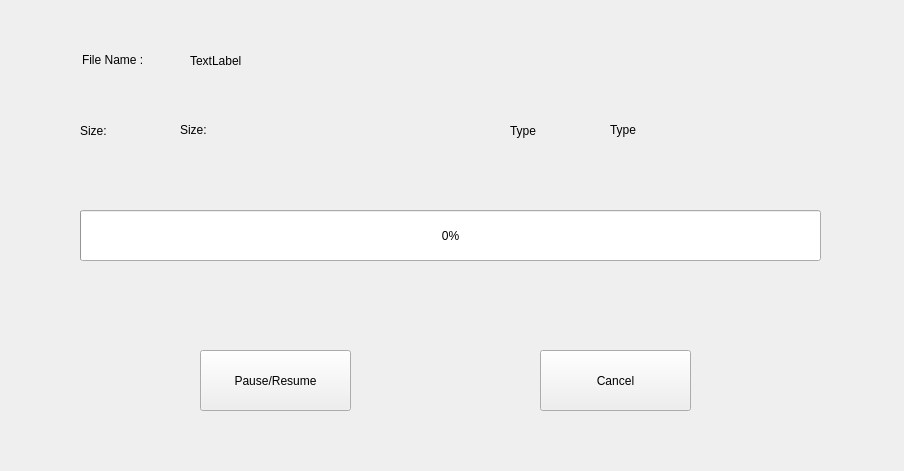
<?xml version="1.0" encoding="UTF-8"?>
<ui version="4.0">
 <class>Form</class>
 <widget class="QWidget" name="Form">
  <property name="geometry">
   <rect>
    <x>0</x>
    <y>0</y>
    <width>904</width>
    <height>471</height>
   </rect>
  </property>
  <property name="windowTitle">
   <string>Form</string>
  </property>
  <property name="styleSheet">
   <string notr="true">/*
 * The MIT License (MIT)
 *
 * Copyright (c) &lt;2013-2014&gt; &lt;Colin Duquesnoy&gt;
 *
 * Permission is hereby granted, free of charge, to any person obtaining a copy
 * of this software and associated documentation files (the &quot;Software&quot;), to deal
 * in the Software without restriction, including without limitation the rights
 * to use, copy, modify, merge, publish, distribute, sublicense, and/or sell
 * copies of the Software, and to permit persons to whom the Software is
 * furnished to do so, subject to the following conditions:

 * The above copyright notice and this permission notice shall be included in
 * all copies or substantial portions of the Software.

 * THE SOFTWARE IS PROVIDED &quot;AS IS&quot;, WITHOUT WARRANTY OF ANY KIND, EXPRESS OR
 * IMPLIED, INCLUDING BUT NOT LIMITED TO THE WARRANTIES OF MERCHANTABILITY,
 * FITNESS FOR A PARTICULAR PURPOSE AND NONINFRINGEMENT. IN NO EVENT SHALL THE
 * AUTHORS OR COPYRIGHT HOLDERS BE LIABLE FOR ANY CLAIM, DAMAGES OR OTHER
 * LIABILITY, WHETHER IN AN ACTION OF CONTRACT, TORT OR OTHERWISE, ARISING FROM,
 * OUT OF OR IN CONNECTION WITH THE SOFTWARE OR THE USE OR OTHER DEALINGS IN
 * THE SOFTWARE.
 */
QToolTip
{
    border: 1px solid #76797C;
    background-color: rgb(90, 102, 117);;
    color: white;
    padding: 5px;
    opacity: 200;
}

QWidget
{
    color: #eff0f1;
    background-color: #31363b;
    selection-background-color:#3daee9;
    selection-color: #eff0f1;
    background-clip: border;
    border-image: none;
    border: 0px transparent black;
    outline: 0;
}

QWidget:item:hover
{
    background-color: #3daee9;
    color: #eff0f1;
}

QWidget:item:selected
{
    background-color: #3daee9;
}

QRadioButton
{
    spacing: 5px;
    outline: none;
    color: #eff0f1;
    margin-bottom: 2px;
}

QRadioButton:disabled
{
    color: #76797C;
}
QRadioButton::indicator
{
    width: 21px;
    height: 21px;
}

QRadioButton::indicator:unchecked
{
    image: url(:/qss_icons/Dark_rc/radio_unchecked.png);
}


QRadioButton::indicator:unchecked:hover,
QRadioButton::indicator:unchecked:focus,
QRadioButton::indicator:unchecked:pressed
{
    border: none;
    outline: none;
    image: url(:/qss_icons/Dark_rc/radio_unchecked_focus.png);
}

QRadioButton::indicator:checked
{
    border: none;
    outline: none;
    image: url(:/qss_icons/Dark_rc/radio_checked.png);
}

QRadioButton::indicator:checked:hover,
QRadioButton::indicator:checked:focus,
QRadioButton::indicator:checked:pressed
{
    border: none;
    outline: none;
    image: url(:/qss_icons/Dark_rc/radio_checked_focus.png);
}

QRadioButton::indicator:checked:disabled
{
    outline: none;
    image: url(:/qss_icons/Dark_rc/radio_checked_disabled.png);
}

QRadioButton::indicator:unchecked:disabled
{
    image: url(:/qss_icons/Dark_rc/radio_unchecked_disabled.png);
}


QMenuBar
{
    background-color: #31363b;
    color: #eff0f1;
}

QMenuBar::item
{
    background: transparent;
}

QMenuBar::item:selected
{
    background: transparent;
    border: 1px solid #76797C;
}

QMenuBar::item:pressed
{
    border: 1px solid #76797C;
    background-color: #3daee9;
    color: #eff0f1;
    margin-bottom:-1px;
    padding-bottom:1px;
}

QMenu
{
    border: 1px solid #76797C;
    color: #eff0f1;
    margin: 2px;
}

QMenu::icon
{
    margin: 5px;
}

QMenu::item
{
    padding: 5px 30px 5px 30px;
    margin-left: 5px;
    border: 1px solid transparent; /* reserve space for selection border */
}

QMenu::item:selected
{
    color: #eff0f1;
}

QMenu::separator {
    height: 2px;
    background: lightblue;
    margin-left: 10px;
    margin-right: 5px;
}

QMenu::indicator {
    width: 18px;
    height: 18px;
}

/* non-exclusive indicator = check box style indicator
   (see QActionGroup::setExclusive) */
QMenu::indicator:non-exclusive:unchecked {
    image: url(:/qss_icons/Dark_rc/checkbox_unchecked.png);
}

QMenu::indicator:non-exclusive:unchecked:selected {
    image: url(:/qss_icons/Dark_rc/checkbox_unchecked_disabled.png);
}

QMenu::indicator:non-exclusive:checked {
    image: url(:/qss_icons/Dark_rc/checkbox_checked.png);
}

QMenu::indicator:non-exclusive:checked:selected {
    image: url(:/qss_icons/Dark_rc/checkbox_checked_disabled.png);
}

/* exclusive indicator = radio button style indicator (see QActionGroup::setExclusive) */
QMenu::indicator:exclusive:unchecked {
    image: url(:/qss_icons/Dark_rc/radio_unchecked.png);
}

QMenu::indicator:exclusive:unchecked:selected {
    image: url(:/qss_icons/Dark_rc/radio_unchecked_disabled.png);
}

QMenu::indicator:exclusive:checked {
    image: url(:/qss_icons/Dark_rc/radio_checked.png);
}

QMenu::indicator:exclusive:checked:selected {
    image: url(:/qss_icons/Dark_rc/radio_checked_disabled.png);
}

QMenu::right-arrow {
    margin: 5px;
    image: url(:/qss_icons/Dark_rc/right_arrow.png)
}


QWidget:disabled
{
    color: #454545;
    background-color: #31363b;
}

QAbstractItemView
{
    alternate-background-color: #31363b;
    color: #eff0f1;
    border: 1px solid 3A3939;
    border-radius: 2px;
}

QWidget:focus, QMenuBar:focus
{
    border: 1px solid #3daee9;
}

QTabWidget:focus, QCheckBox:focus, QRadioButton:focus, QSlider:focus
{
    border: none;
}

QLineEdit
{
    background-color: #232629;
    padding: 5px;
    border-style: solid;
    border: 1px solid #76797C;
    border-radius: 2px;
    color: #eff0f1;
}

QGroupBox {
    border:1px solid #76797C;
    border-radius: 2px;
    margin-top: 20px;
}

QGroupBox::title {
    subcontrol-origin: margin;
    subcontrol-position: top center;
    padding-left: 10px;
    padding-right: 10px;
    padding-top: 10px;
}

QAbstractScrollArea
{
    border-radius: 2px;
    border: 1px solid #76797C;
    background-color: transparent;
}

QScrollBar:horizontal
{
    height: 15px;
    margin: 3px 15px 3px 15px;
    border: 1px transparent #2A2929;
    border-radius: 4px;
    background-color: #2A2929;
}

QScrollBar::handle:horizontal
{
    background-color: #605F5F;
    min-width: 5px;
    border-radius: 4px;
}

QScrollBar::add-line:horizontal
{
    margin: 0px 3px 0px 3px;
    border-image: url(:/qss_icons/Dark_rc/right_arrow_disabled.png);
    width: 10px;
    height: 10px;
    subcontrol-position: right;
    subcontrol-origin: margin;
}

QScrollBar::sub-line:horizontal
{
    margin: 0px 3px 0px 3px;
    border-image: url(:/qss_icons/Dark_rc/left_arrow_disabled.png);
    height: 10px;
    width: 10px;
    subcontrol-position: left;
    subcontrol-origin: margin;
}

QScrollBar::add-line:horizontal:hover,QScrollBar::add-line:horizontal:on
{
    border-image: url(:/qss_icons/Dark_rc/right_arrow.png);
    height: 10px;
    width: 10px;
    subcontrol-position: right;
    subcontrol-origin: margin;
}


QScrollBar::sub-line:horizontal:hover, QScrollBar::sub-line:horizontal:on
{
    border-image: url(:/qss_icons/Dark_rc/left_arrow.png);
    height: 10px;
    width: 10px;
    subcontrol-position: left;
    subcontrol-origin: margin;
}

QScrollBar::up-arrow:horizontal, QScrollBar::down-arrow:horizontal
{
    background: none;
}


QScrollBar::add-page:horizontal, QScrollBar::sub-page:horizontal
{
    background: none;
}

QScrollBar:vertical
{
    background-color: #2A2929;
    width: 15px;
    margin: 15px 3px 15px 3px;
    border: 1px transparent #2A2929;
    border-radius: 4px;
}

QScrollBar::handle:vertical
{
    background-color: #605F5F;
    min-height: 5px;
    border-radius: 4px;
}

QScrollBar::sub-line:vertical
{
    margin: 3px 0px 3px 0px;
    border-image: url(:/qss_icons/Dark_rc/up_arrow_disabled.png);
    height: 10px;
    width: 10px;
    subcontrol-position: top;
    subcontrol-origin: margin;
}

QScrollBar::add-line:vertical
{
    margin: 3px 0px 3px 0px;
    border-image: url(:/qss_icons/Dark_rc/down_arrow_disabled.png);
    height: 10px;
    width: 10px;
    subcontrol-position: bottom;
    subcontrol-origin: margin;
}

QScrollBar::sub-line:vertical:hover,QScrollBar::sub-line:vertical:on
{

    border-image: url(:/qss_icons/Dark_rc/up_arrow.png);
    height: 10px;
    width: 10px;
    subcontrol-position: top;
    subcontrol-origin: margin;
}


QScrollBar::add-line:vertical:hover, QScrollBar::add-line:vertical:on
{
    border-image: url(:/qss_icons/Dark_rc/down_arrow.png);
    height: 10px;
    width: 10px;
    subcontrol-position: bottom;
    subcontrol-origin: margin;
}

QScrollBar::up-arrow:vertical, QScrollBar::down-arrow:vertical
{
    background: none;
}


QScrollBar::add-page:vertical, QScrollBar::sub-page:vertical
{
    background: none;
}

QTextEdit
{
    background-color: #232629;
    color: #eff0f1;
    border: 1px solid #76797C;
}

QPlainTextEdit
{
    background-color: #232629;;
    color: #eff0f1;
    border-radius: 2px;
    border: 1px solid #76797C;
}

QHeaderView::section
{
    background-color: #76797C;
    color: #eff0f1;
    padding: 5px;
    border: 1px solid #76797C;
}

QSizeGrip {
    image: url(:/qss_icons/Dark_rc/sizegrip.png);
    width: 12px;
    height: 12px;
}


QMainWindow::separator
{
    background-color: #31363b;
    color: white;
    padding-left: 4px;
    spacing: 2px;
    border: 1px dashed #76797C;
}

QMainWindow::separator:hover
{

    background-color: #787876;
    color: white;
    padding-left: 4px;
    border: 1px solid #76797C;
    spacing: 2px;
}


QMenu::separator
{
    height: 1px;
    background-color: #76797C;
    color: white;
    padding-left: 4px;
    margin-left: 10px;
    margin-right: 5px;
}


QFrame
{
    border-radius: 2px;
    border: 1px solid #76797C;
}

QFrame[frameShape=&quot;0&quot;]
{
    border-radius: 2px;
    border: 1px transparent #76797C;
}

QStackedWidget
{
    border: 1px transparent black;
}

QToolBar {
    border: 1px transparent #393838;
    background: 1px solid #31363b;
    font-weight: bold;
}

QToolBar::handle:horizontal {
    image: url(:/qss_icons/Dark_rc/Hmovetoolbar.png);
}
QToolBar::handle:vertical {
    image: url(:/qss_icons/Dark_rc/Vmovetoolbar.png);
}
QToolBar::separator:horizontal {
    image: url(:/qss_icons/Dark_rc/Hsepartoolbar.png);
}
QToolBar::separator:vertical {
    image: url(:/qss_icons/Dark_rc/Vsepartoolbar.png);
}
QToolButton#qt_toolbar_ext_button {
    background: #58595a
}

QPushButton
{
    color: #eff0f1;
    background-color: #31363b;
    border-width: 1px;
    border-color: #76797C;
    border-style: solid;
    padding: 5px;
    border-radius: 2px;
    outline: none;
}

QPushButton:disabled
{
    background-color: #31363b;
    border-width: 1px;
    border-color: #454545;
    border-style: solid;
    padding-top: 5px;
    padding-bottom: 5px;
    padding-left: 10px;
    padding-right: 10px;
    border-radius: 2px;
    color: #454545;
}

QPushButton:focus {
    background-color: #3daee9;
    color: white;
}

QPushButton:pressed
{
    background-color: #3daee9;
    padding-top: -15px;
    padding-bottom: -17px;
}

QComboBox
{
    selection-background-color: #3daee9;
    border-style: solid;
    border: 1px solid #76797C;
    border-radius: 2px;
    padding: 5px;
    min-width: 75px;
}

QPushButton:checked{
    background-color: #76797C;
    border-color: #6A6969;
}

QComboBox:hover,QPushButton:hover,QAbstractSpinBox:hover,QLineEdit:hover,QTextEdit:hover,QPlainTextEdit:hover,QAbstractView:hover,QTreeView:hover
{
    border: 1px solid #3daee9;
    color: #eff0f1;
}

QComboBox:on
{
    padding-top: 3px;
    padding-left: 4px;
    selection-background-color: #4a4a4a;
}

QComboBox QAbstractItemView
{
    background-color: #232629;
    border-radius: 2px;
    border: 1px solid #76797C;
    selection-background-color: #3daee9;
}

QComboBox::drop-down
{
    subcontrol-origin: padding;
    subcontrol-position: top right;
    width: 15px;

    border-left-width: 0px;
    border-left-color: darkgray;
    border-left-style: solid;
    border-top-right-radius: 3px;
    border-bottom-right-radius: 3px;
}

QComboBox::down-arrow
{
    image: url(:/qss_icons/Dark_rc/down_arrow_disabled.png);
}

QComboBox::down-arrow:on, QComboBox::down-arrow:hover,
QComboBox::down-arrow:focus
{
    image: url(:/qss_icons/Dark_rc/down_arrow.png);
}

QAbstractSpinBox {
    padding: 5px;
    border: 1px solid #76797C;
    background-color: #232629;
    color: #eff0f1;
    border-radius: 2px;
    min-width: 75px;
}

QAbstractSpinBox:up-button
{
    background-color: transparent;
    subcontrol-origin: border;
    subcontrol-position: center right;
}

QAbstractSpinBox:down-button
{
    background-color: transparent;
    subcontrol-origin: border;
    subcontrol-position: center left;
}

QAbstractSpinBox::up-arrow,QAbstractSpinBox::up-arrow:disabled,QAbstractSpinBox::up-arrow:off {
    image: url(:/qss_icons/Dark_rc/up_arrow_disabled.png);
    width: 10px;
    height: 10px;
}
QAbstractSpinBox::up-arrow:hover
{
    image: url(:/qss_icons/Dark_rc/up_arrow.png);
}


QAbstractSpinBox::down-arrow,QAbstractSpinBox::down-arrow:disabled,QAbstractSpinBox::down-arrow:off
{
    image: url(:/qss_icons/Dark_rc/down_arrow_disabled.png);
    width: 10px;
    height: 10px;
}
QAbstractSpinBox::down-arrow:hover
{
    image: url(:/qss_icons/Dark_rc/down_arrow.png);
}


QLabel
{
    border: 0px solid black;
}

QTabWidget{
    border: 0px transparent black;
}

QTabWidget::pane {
    border: 1px solid #76797C;
    padding: 5px;
    margin: 0px;
}

QTabBar
{
    qproperty-drawBase: 0;
    left: 5px; /* move to the right by 5px */
    border-radius: 3px;
}

QTabBar:focus
{
    border: 0px transparent black;
}

QTabBar::close-button  {
    image: url(:/qss_icons/Dark_rc/close.png);
    background: transparent;
}

QTabBar::close-button:hover
{
    image: url(:/qss_icons/Dark_rc/close-hover.png);
    background: transparent;
}

QTabBar::close-button:pressed {
    image: url(:/qss_icons/Dark_rc/close-pressed.png);
    background: transparent;
}

/* TOP TABS */
QTabBar::tab:top {
    color: #eff0f1;
    border: 1px solid #76797C;
    border-bottom: 1px transparent black;
    background-color: #31363b;
    padding: 5px;
    min-width: 50px;
    border-top-left-radius: 2px;
    border-top-right-radius: 2px;
}

QTabBar::tab:top:!selected
{
    color: #eff0f1;
    background-color: #54575B;
    border: 1px solid #76797C;
    border-bottom: 1px transparent black;
    border-top-left-radius: 2px;
    border-top-right-radius: 2px;    
}

QTabBar::tab:top:!selected:hover {
    background-color: #3daee9;
}

/* BOTTOM TABS */
QTabBar::tab:bottom {
    color: #eff0f1;
    border: 1px solid #76797C;
    border-top: 1px transparent black;
    background-color: #31363b;
    padding: 5px;
    border-bottom-left-radius: 2px;
    border-bottom-right-radius: 2px;
    min-width: 50px;
}

QTabBar::tab:bottom:!selected
{
    color: #eff0f1;
    background-color: #54575B;
    border: 1px solid #76797C;
    border-top: 1px transparent black;
    border-bottom-left-radius: 2px;
    border-bottom-right-radius: 2px;
}

QTabBar::tab:bottom:!selected:hover {
    background-color: #3daee9;
}

/* LEFT TABS */
QTabBar::tab:left {
    color: #eff0f1;
    border: 1px solid #76797C;
    border-left: 1px transparent black;
    background-color: #31363b;
    padding: 5px;
    border-top-right-radius: 2px;
    border-bottom-right-radius: 2px;
    min-height: 50px;
}

QTabBar::tab:left:!selected
{
    color: #eff0f1;
    background-color: #54575B;
    border: 1px solid #76797C;
    border-left: 1px transparent black;
    border-top-right-radius: 2px;
    border-bottom-right-radius: 2px;
}

QTabBar::tab:left:!selected:hover {
    background-color: #3daee9;
}


/* RIGHT TABS */
QTabBar::tab:right {
    color: #eff0f1;
    border: 1px solid #76797C;
    border-right: 1px transparent black;
    background-color: #31363b;
    padding: 5px;
    border-top-left-radius: 2px;
    border-bottom-left-radius: 2px;
    min-height: 50px;
}

QTabBar::tab:right:!selected
{
    color: #eff0f1;
    background-color: #54575B;
    border: 1px solid #76797C;
    border-right: 1px transparent black;
    border-top-left-radius: 2px;
    border-bottom-left-radius: 2px;
}

QTabBar::tab:right:!selected:hover {
    background-color: #3daee9;
}

QTabBar QToolButton::right-arrow:enabled {
     image: url(:/qss_icons/Dark_rc/right_arrow.png);
 }

 QTabBar QToolButton::left-arrow:enabled {
     image: url(:/qss_icons/Dark_rc/left_arrow.png);
 }

QTabBar QToolButton::right-arrow:disabled {
     image: url(:/qss_icons/Dark_rc/right_arrow_disabled.png);
 }

 QTabBar QToolButton::left-arrow:disabled {
     image: url(:/qss_icons/Dark_rc/left_arrow_disabled.png);
 }


QDockWidget {
    background: #31363b;
    border: 1px solid #403F3F;
    titlebar-close-icon: url(:/qss_icons/Dark_rc/close.png);
    titlebar-normal-icon: url(:/qss_icons/Dark_rc/undock.png);
}

QDockWidget::close-button, QDockWidget::float-button {
    border: 1px solid transparent;
    border-radius: 2px;
    background: transparent;
}

QDockWidget::close-button:hover, QDockWidget::float-button:hover {
    background: rgba(255, 255, 255, 10);
}

QDockWidget::close-button:pressed, QDockWidget::float-button:pressed {
    padding: 1px -1px -1px 1px;
    background: rgba(255, 255, 255, 10);
}

QTreeView, QListView
{
    border: 1px solid #76797C;
    background-color: #232629;
}

QTreeView:branch:selected, QTreeView:branch:hover
{
    background: url(:/qss_icons/Dark_rc/transparent.png);
}

QTreeView::branch:has-siblings:!adjoins-item {
    border-image: url(:/qss_icons/Dark_rc/transparent.png);
}

QTreeView::branch:has-siblings:adjoins-item {
    border-image: url(:/qss_icons/Dark_rc/transparent.png);
}

QTreeView::branch:!has-children:!has-siblings:adjoins-item {
    border-image: url(:/qss_icons/Dark_rc/transparent.png);
}

QTreeView::branch:has-children:!has-siblings:closed,
QTreeView::branch:closed:has-children:has-siblings {
    image: url(:/qss_icons/Dark_rc/branch_closed.png);
}

QTreeView::branch:open:has-children:!has-siblings,
QTreeView::branch:open:has-children:has-siblings  {
    image: url(:/qss_icons/Dark_rc/branch_open.png);
}

QTreeView::branch:has-children:!has-siblings:closed:hover,
QTreeView::branch:closed:has-children:has-siblings:hover {
    image: url(:/qss_icons/Dark_rc/branch_closed-on.png);
    }

QTreeView::branch:open:has-children:!has-siblings:hover,
QTreeView::branch:open:has-children:has-siblings:hover  {
    image: url(:/qss_icons/Dark_rc/branch_open-on.png);
    }

QListView::item:!selected:hover, QTreeView::item:!selected:hover  {
    background: rgba(167,218,245, 0.3);
    outline: 0;
    color: #eff0f1
}

QListView::item:selected:hover, QTreeView::item:selected:hover  {
    background: #3daee9;
    color: #eff0f1;
}

QSlider::groove:horizontal {
    border: 1px solid #565a5e;
    height: 4px;
    background: #565a5e;
    margin: 0px;
    border-radius: 2px;
}

QSlider::handle:horizontal {
    background: #232629;
    border: 1px solid #565a5e;
    width: 16px;
    height: 16px;
    margin: -8px 0;
    border-radius: 9px;
}

QSlider::groove:vertical {
    border: 1px solid #565a5e;
    width: 4px;
    background: #565a5e;
    margin: 0px;
    border-radius: 3px;
}

QSlider::handle:vertical {
    background: #232629;
    border: 1px solid #565a5e;
    width: 16px;
    height: 16px;
    margin: 0 -8px;
    border-radius: 9px;
}

QToolButton {
    background-color: transparent;
    border: 1px transparent #76797C;
    border-radius: 2px;
    margin: 3px;
    padding: 5px;
}

QToolButton[popupMode=&quot;1&quot;] { /* only for MenuButtonPopup */
 padding-right: 20px; /* make way for the popup button */
 border: 1px #76797C;
 border-radius: 5px;
}

QToolButton[popupMode=&quot;2&quot;] { /* only for InstantPopup */
 padding-right: 10px; /* make way for the popup button */
 border: 1px #76797C;
}


QToolButton:hover, QToolButton::menu-button:hover {
    background-color: transparent;
    border: 1px solid #3daee9;
    padding: 5px;
}

QToolButton:checked, QToolButton:pressed,
        QToolButton::menu-button:pressed {
    background-color: #3daee9;
    border: 1px solid #3daee9;
    padding: 5px;
}

/* the subcontrol below is used only in the InstantPopup or DelayedPopup mode */
QToolButton::menu-indicator {
    image: url(:/qss_icons/Dark_rc/down_arrow.png);
    top: -7px; left: -2px; /* shift it a bit */
}

/* the subcontrols below are used only in the MenuButtonPopup mode */
QToolButton::menu-button {
    border: 1px transparent #76797C;
    border-top-right-radius: 6px;
    border-bottom-right-radius: 6px;
    /* 16px width + 4px for border = 20px allocated above */
    width: 16px;
    outline: none;
}

QToolButton::menu-arrow {
    image: url(:/qss_icons/Dark_rc/down_arrow.png);
}

QToolButton::menu-arrow:open {
    border: 1px solid #76797C;
}

QPushButton::menu-indicator  {
    subcontrol-origin: padding;
    subcontrol-position: bottom right;
    left: 8px;
}

QTableView
{
    border: 1px solid #76797C;
    gridline-color: #31363b;
    background-color: #232629;
}


QTableView, QHeaderView
{
    border-radius: 0px;
}

QTableView::item:pressed, QListView::item:pressed, QTreeView::item:pressed  {
    background: #3daee9;
    color: #eff0f1;
}

QTableView::item:selected:active, QTreeView::item:selected:active, QListView::item:selected:active  {
    background: #3daee9;
    color: #eff0f1;
}


QHeaderView
{
    background-color: #31363b;
    border: 1px transparent;
    border-radius: 0px;
    margin: 0px;
    padding: 0px;

}

QHeaderView::section  {
    background-color: #31363b;
    color: #eff0f1;
    padding: 5px;
    border: 1px solid #76797C;
    border-radius: 0px;
    text-align: center;
}

QHeaderView::section::vertical::first, QHeaderView::section::vertical::only-one
{
    border-top: 1px solid #76797C;
}

QHeaderView::section::vertical
{
    border-top: transparent;
}

QHeaderView::section::horizontal::first, QHeaderView::section::horizontal::only-one
{
    border-left: 1px solid #76797C;
}

QHeaderView::section::horizontal
{
    border-left: transparent;
}


QHeaderView::section:checked
 {
    color: white;
    background-color: #334e5e;
 }

 /* style the sort indicator */
QHeaderView::down-arrow {
    image: url(:/qss_icons/Dark_rc/down_arrow.png);
}

QHeaderView::up-arrow {
    image: url(:/qss_icons/Dark_rc/up_arrow.png);
}


QTableCornerButton::section {
    background-color: #31363b;
    border: 1px transparent #76797C;
    border-radius: 0px;
}

QToolBox  {
    padding: 5px;
    border: 1px transparent black;
}

QToolBox::tab {
    color: #eff0f1;
    background-color: #31363b;
    border: 1px solid #76797C;
    border-bottom: 1px transparent #31363b;
    border-top-left-radius: 5px;
    border-top-right-radius: 5px;
}

QToolBox::tab:selected { /* italicize selected tabs */
    font: italic;
    background-color: #31363b;
    border-color: #3daee9;
 }

QStatusBar::item {
    border: 0px transparent dark;
 }


QFrame[height=&quot;3&quot;], QFrame[width=&quot;3&quot;] {
    background-color: #76797C;
}


QSplitter::handle {
    border: 1px dashed #76797C;
}

QSplitter::handle:hover {
    background-color: #787876;
    border: 1px solid #76797C;
}

QSplitter::handle:horizontal {
    width: 1px;
}

QSplitter::handle:vertical {
    height: 1px;
}

QProgressBar {
    border: 1px solid #76797C;
    border-radius: 5px;
    text-align: center;
}

QProgressBar::chunk {
    background-color: #05B8CC;
}

QDateEdit
{
    selection-background-color: #3daee9;
    border-style: solid;
    border: 1px solid #3375A3;
    border-radius: 2px;
    padding: 1px;
    min-width: 75px;
}

QDateEdit:on
{
    padding-top: 3px;
    padding-left: 4px;
    selection-background-color: #4a4a4a;
}

QDateEdit QAbstractItemView
{
    background-color: #232629;
    border-radius: 2px;
    border: 1px solid #3375A3;
    selection-background-color: #3daee9;
}

QDateEdit::drop-down
{
    subcontrol-origin: padding;
    subcontrol-position: top right;
    width: 15px;
    border-left-width: 0px;
    border-left-color: darkgray;
    border-left-style: solid;
    border-top-right-radius: 3px;
    border-bottom-right-radius: 3px;
}

QDateEdit::down-arrow
{
    image: url(:/qss_icons/Dark_rc/down_arrow_disabled.png);
}

QDateEdit::down-arrow:on, QDateEdit::down-arrow:hover,
QDateEdit::down-arrow:focus
{
    image: url(:/qss_icons/Dark_rc/down_arrow.png);
}</string>
  </property>
  <widget class="QLabel" name="label">
   <property name="geometry">
    <rect>
     <x>82</x>
     <y>50</y>
     <width>61</width>
     <height>20</height>
    </rect>
   </property>
   <property name="text">
    <string>File Name :</string>
   </property>
  </widget>
  <widget class="QLabel" name="FileName_2">
   <property name="geometry">
    <rect>
     <x>190</x>
     <y>50</y>
     <width>591</width>
     <height>21</height>
    </rect>
   </property>
   <property name="text">
    <string>TextLabel</string>
   </property>
  </widget>
  <widget class="QLabel" name="FileSize_2">
   <property name="geometry">
    <rect>
     <x>180</x>
     <y>120</y>
     <width>151</width>
     <height>20</height>
    </rect>
   </property>
   <property name="text">
    <string>Size:</string>
   </property>
  </widget>
  <widget class="QLabel" name="label_2">
   <property name="geometry">
    <rect>
     <x>80</x>
     <y>120</y>
     <width>51</width>
     <height>21</height>
    </rect>
   </property>
   <property name="text">
    <string>Size:</string>
   </property>
  </widget>
  <widget class="QProgressBar" name="ProgressBar">
   <property name="geometry">
    <rect>
     <x>80</x>
     <y>210</y>
     <width>741</width>
     <height>51</height>
    </rect>
   </property>
   <property name="value">
    <number>0</number>
   </property>
  </widget>
  <widget class="QPushButton" name="CloseButton">
   <property name="geometry">
    <rect>
     <x>540</x>
     <y>350</y>
     <width>151</width>
     <height>61</height>
    </rect>
   </property>
   <property name="text">
    <string>Cancel</string>
   </property>
  </widget>
  <widget class="QLabel" name="FileType">
   <property name="geometry">
    <rect>
     <x>610</x>
     <y>120</y>
     <width>221</width>
     <height>20</height>
    </rect>
   </property>
   <property name="text">
    <string>Type</string>
   </property>
  </widget>
  <widget class="QLabel" name="label_3">
   <property name="geometry">
    <rect>
     <x>510</x>
     <y>120</y>
     <width>51</width>
     <height>21</height>
    </rect>
   </property>
   <property name="text">
    <string>Type</string>
   </property>
  </widget>
  <widget class="QPushButton" name="CloseButton_2">
   <property name="geometry">
    <rect>
     <x>200</x>
     <y>350</y>
     <width>151</width>
     <height>61</height>
    </rect>
   </property>
   <property name="text">
    <string>Pause/Resume</string>
   </property>
  </widget>
 </widget>
 <resources/>
 <connections/>
</ui>
